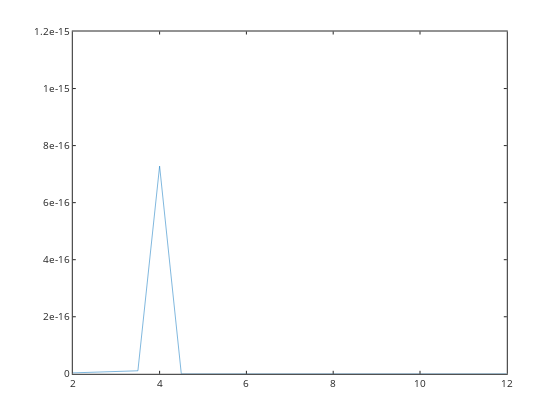

Write notebook code for a chart like this one.
### Code cell
plot(pH,MASSERR)

### Figure 1 — Plotly figure (JSON) as saved in the notebook; plotly's stock layout.template omitted (floating-point values rounded to 4 significant figures)
{"data": [{"line": {"color": "rgb(0,113,188)", "dash": "solid", "width": 0.5}, "marker": {"color": "rgb(0,113,188)", "line": {"color": "rgb(0,113,188)"}, "size": 6, "symbol": "none"}, "mode": "lines", "name": "", "showlegend": false, "type": "scatter", "visibility": true, "x": [2, 2.5, 3, 3.5, 4, 4.5, 5, 5.5, 6, 6.5, 7, 7.5, 8, 8.5, 9, 9.5, 10, 10.5, 11, 11.5, 12], "xaxis": "x", "y": [3.216e-18, 5.599e-18, 8.37e-18, 1.056e-17, 7.281e-16, 2.541e-20, 1.652e-20, 1.186e-20, 1.567e-20, 2.838e-20, 2.202e-20, 9.334e-19, 1.567e-20, 1.525e-20, 3.896e-20, 1.525e-20, 2.118e-20, 2.075e-20, 2.795e-20, 6.776e-21, 3.896e-20], "yaxis": "y"}], "layout": {"height": 420, "hovermode": "closest", "margin": {"b": 0, "l": 0, "r": 0, "t": 0}, "plot_bgcolor": "rgba(0, 0, 0, 0)", "showlegend": false, "width": 560, "xaxis": {"anchor": "y", "autorange": false, "domain": [0.13, 0.905], "exponentformat": "none", "gridcolor": "rgba(38,38,38,0.15)", "gridwidth": 1, "linecolor": "rgb(38,38,38)", "linewidth": 1, "mirror": "ticks", "range": [2, 12], "showgrid": false, "showline": true, "side": "bottom", "spikedash": "solid", "spikemode": "across", "spikesides": false, "spikethickness": 1, "tickangle": 0, "tickcolor": "rgb(38,38,38)", "tickfont": {"color": "rgb(38,38,38)", "size": 10}, "ticklen": 3, "ticks": "inside", "ticktext": ["2", "4", "6", "8", "10", "12"], "tickvals": [2, 4, 6, 8, 10, 12], "title": {"font": {"color": "rgb(0, 0, 0)", "size": 11}, "text": ""}, "type": "linear", "visible": true, "zeroline": false}, "yaxis": {"anchor": "x", "autorange": false, "domain": [0.11, 0.925], "exponentformat": "none", "gridcolor": "rgba(38,38,38,0.15)", "gridwidth": 1, "linecolor": "rgb(38,38,38)", "linewidth": 1, "mirror": "ticks", "range": [0, 1.2e-15], "showgrid": false, "showline": true, "side": "left", "spikedash": "solid", "spikemode": "across", "spikesides": false, "spikethickness": 1, "tickangle": 0, "tickcolor": "rgb(38,38,38)", "tickfont": {"color": "rgb(38,38,38)", "size": 10}, "ticklen": 3, "ticks": "inside", "ticktext": ["0", "2e-16", "4e-16", "6e-16", "8e-16", "1e-15", "1.2e-15"], "tickvals": [0, 2e-16, 4e-16, 6e-16, 8e-16, 1e-15, 1.2e-15], "title": {"font": {"color": "rgb(0, 0, 0)", "size": 11}, "text": ""}, "type": "linear", "visible": true, "zeroline": false}}}
